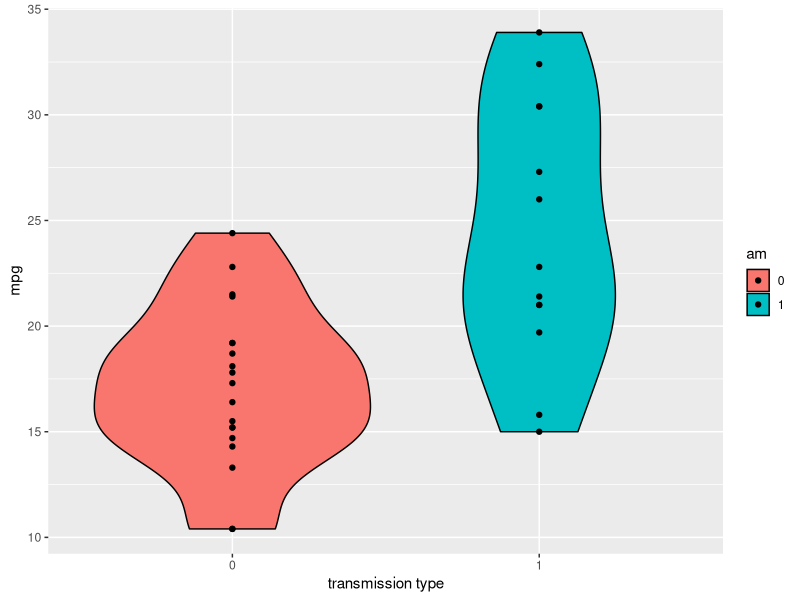
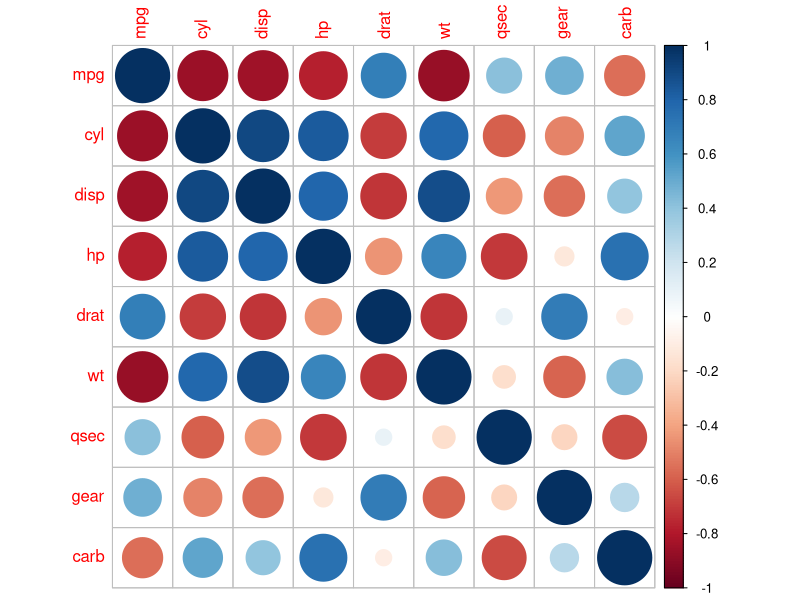
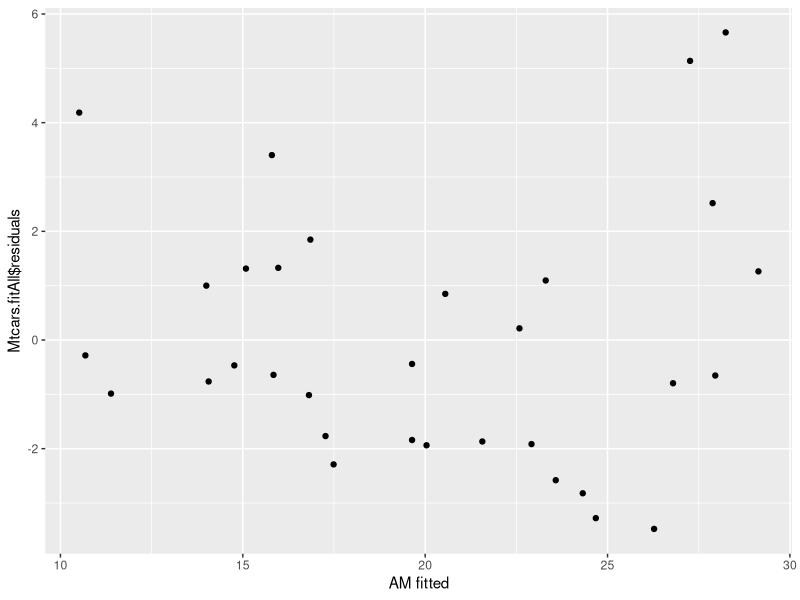
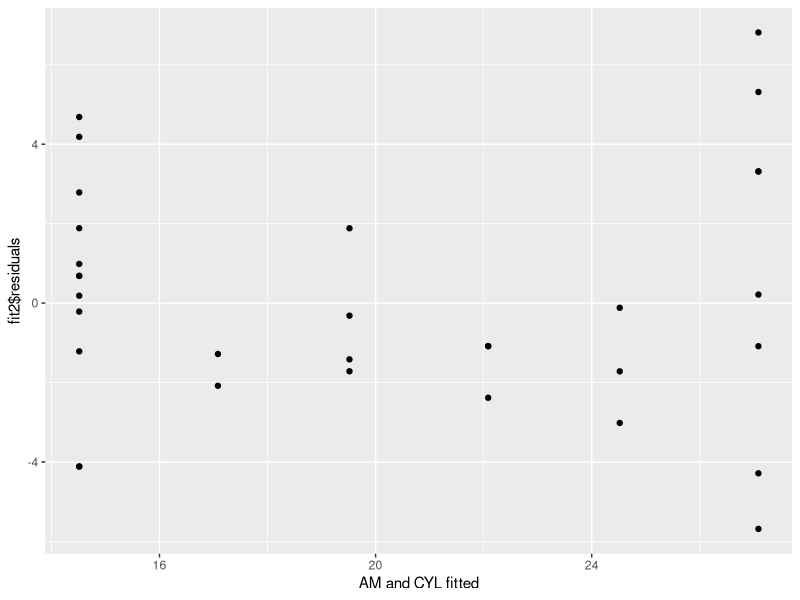
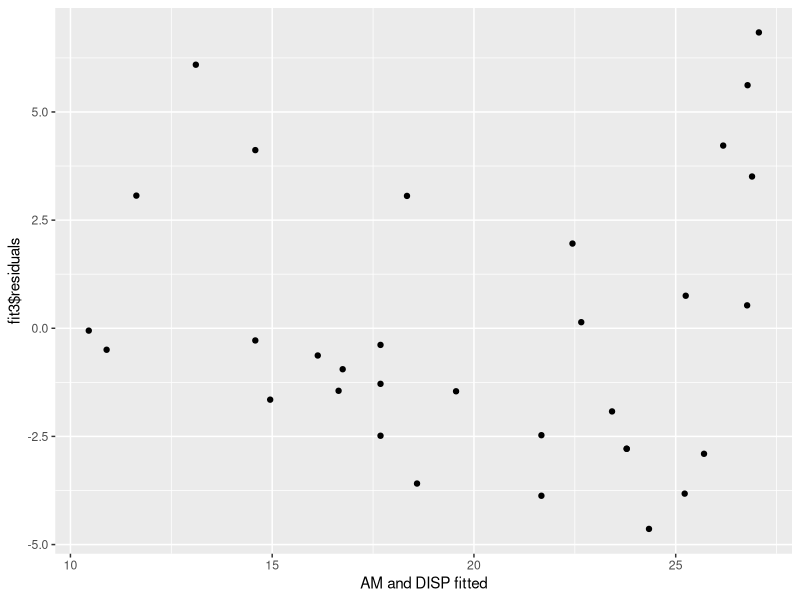
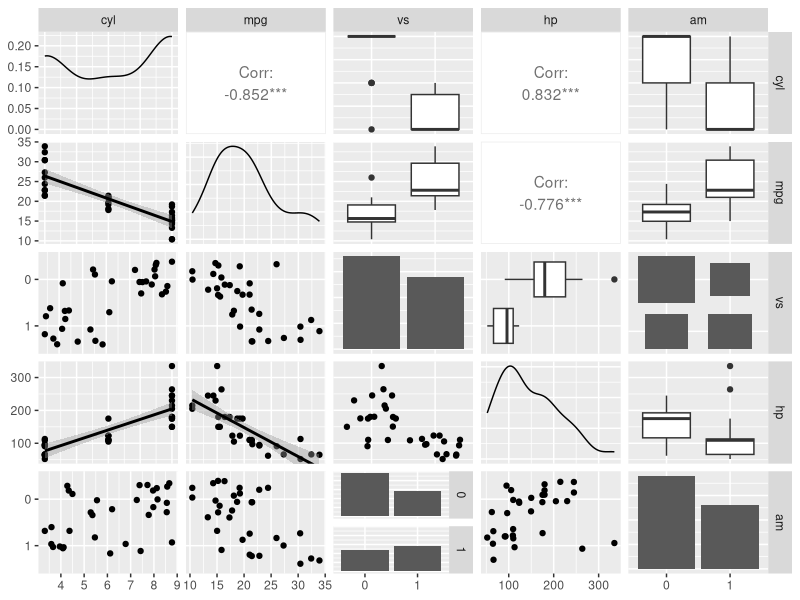
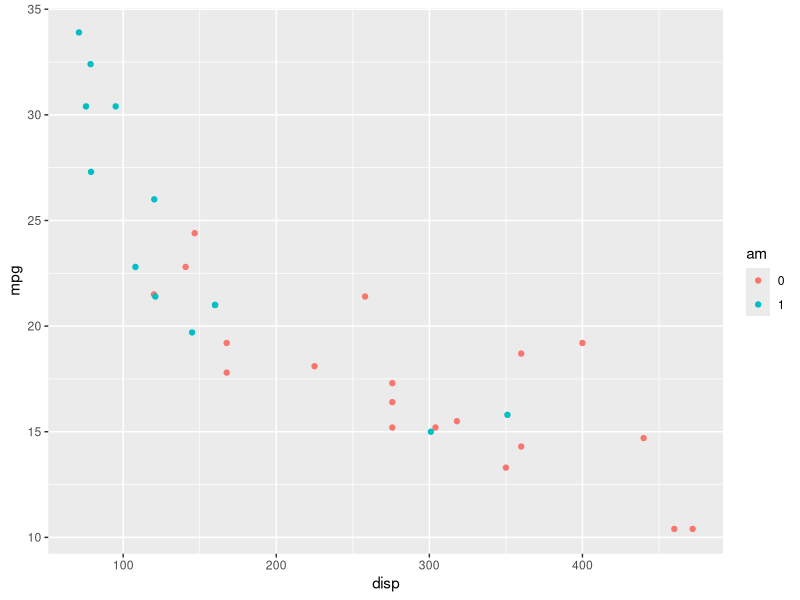
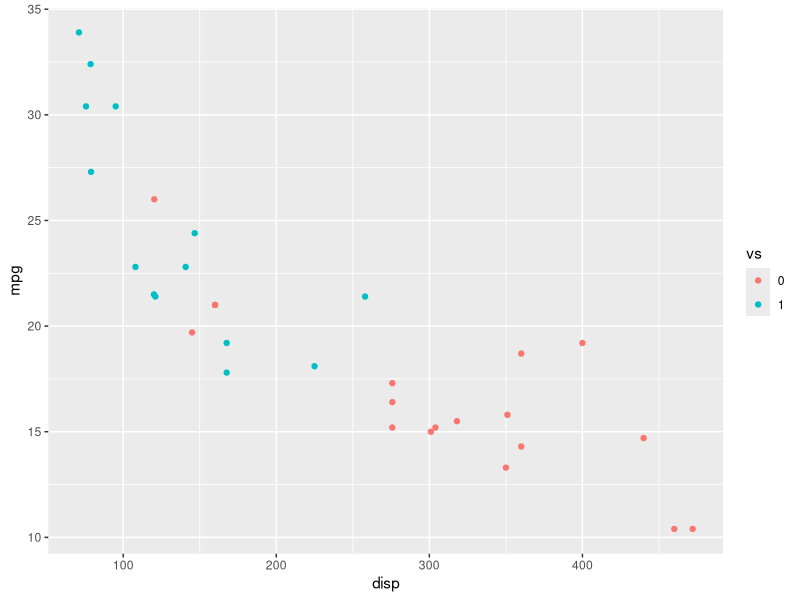

Write the R code that produced these figures, in order.
## ---- chunk 1
knitr::opts_chunk$set(echo = TRUE)
## ---- chunk 2
# save into a local variable the dataframe
Mtcars.df <- mtcars
# coerce the categorical variables into R factor variables
factorVars <- c("vs","am")
Mtcars.df[,factorVars] <- lapply(Mtcars.df[,factorVars], factor)

head(Mtcars.df,3)
## ---- chunk 3
library(ggplot2)

g1 <- ggplot(Mtcars.df,aes(x = am, y = mpg, fill = am))
g1 <- g1 + geom_violin(color = "black")
g1 <- g1 + geom_point()
g1 <- g1 + xlab("transmission type")
g1
## ---- chunk 4

library(corrplot)

M <- cor(Mtcars.df[-which(names(Mtcars.df) %in% factorVars)])
corrplot(M, method="circle")
## ---- chunk 5
Mtcars.fitSimple <- lm(mpg ~ am, Mtcars.df)
Mtcars.sumSimple <- summary(Mtcars.fitSimple)
Mtcars.sumSimple$coefficients
data.frame("Residual standard error" = Mtcars.sumSimple$sigma, "Adjusted R square" = Mtcars.sumSimple$adj.r.squared)
summary(Mtcars.fitSimple)$res.se

str
## ---- chunk 6
Mtcars.fitAll <- lm(mpg ~ am + wt + cyl + hp, Mtcars.df)
summary(Mtcars.fitAll)
## ---- chunk 7
library(ggplot2)
g1 <- ggplot(Mtcars.df,aes(Mtcars.fitAll$fitted.values,Mtcars.fitAll$residuals))
g1 <- g1 + geom_point()
g1 <- g1 + xlab("AM fitted")
g1

#centering variable
Mtcars.df$cyl.c <- Mtcars.df$cyl - median(Mtcars.df$cyl)
fit2 <- lm(mpg ~ am + cyl.c, Mtcars.df)
summary(fit2)

g2 <- ggplot(Mtcars.df,aes(fit2$fitted.values,fit2$residuals))
g2 <- g2 + geom_point()
g2 <- g2 + xlab("AM and CYL fitted")
g2

Mtcars.df$disp.c <- Mtcars.df$disp - mean(Mtcars.df$disp)
fit3 <- lm(mpg ~ am + disp.c, Mtcars.df)
summary(fit3)

g3 <- ggplot(Mtcars.df,aes(fit3$fitted.values,fit3$residuals))
g3 <- g3 + geom_point()
g3 <- g3 + xlab("AM and DISP fitted")
g3

pt(q = coef(summary(Mtcars.fitAll))[1,3],df = 29,lower.tail = FALSE)
## ---- chunk 8
str(Mtcars.df)

library(GGally) 

g = ggpairs(Mtcars.df, lower = list(continuous = "smooth", discrete = "facetbar", combo = "dot_no_facet"),columns = c(2,1,8,4,9), showStrips = TRUE, axisLabels = "show")
g

g <- ggplot(Mtcars.df,aes(x = disp, y = mpg, color = am))
g <- g + geom_point()
g

g <- ggplot(Mtcars.df,aes(x = disp, y = mpg, color = vs))
g <- g + geom_point()
g

g <- ggplot(Mtcars.df,aes(x = disp, y = mpg, color = carb))
g <- g + geom_point()
g
## ---- chunk 9
fit <- lm(mpg ~ am + hp + wt + cyl, mtcars)

summary(fit)

## ---- chunk 10
fit <- lm(mpg ~ am + hp + wt, mtcars)
fitCyl <- lm(mpg ~ am + hp + wt + cyl, mtcars)
fitDisp <- lm(mpg ~ am + hp + wt + disp, mtcars)

anova(fit, fitCyl)
anova(fit, fitDisp)
